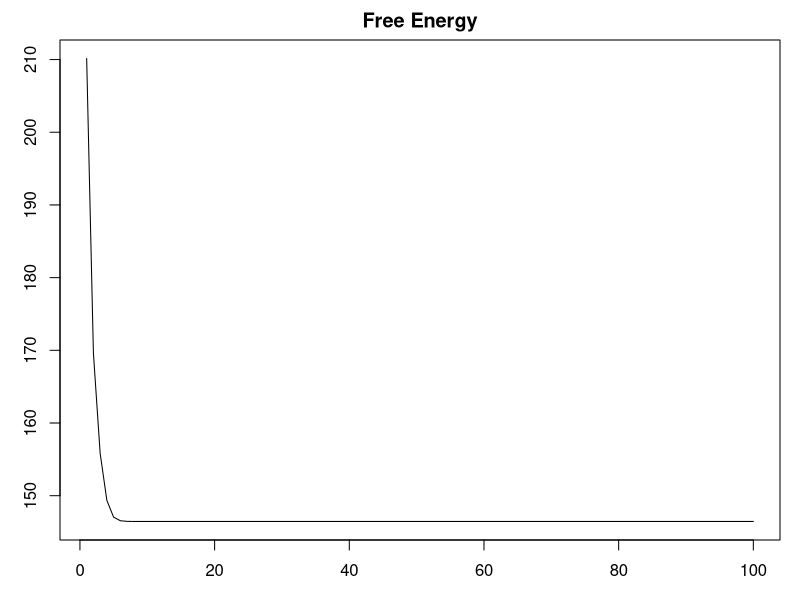
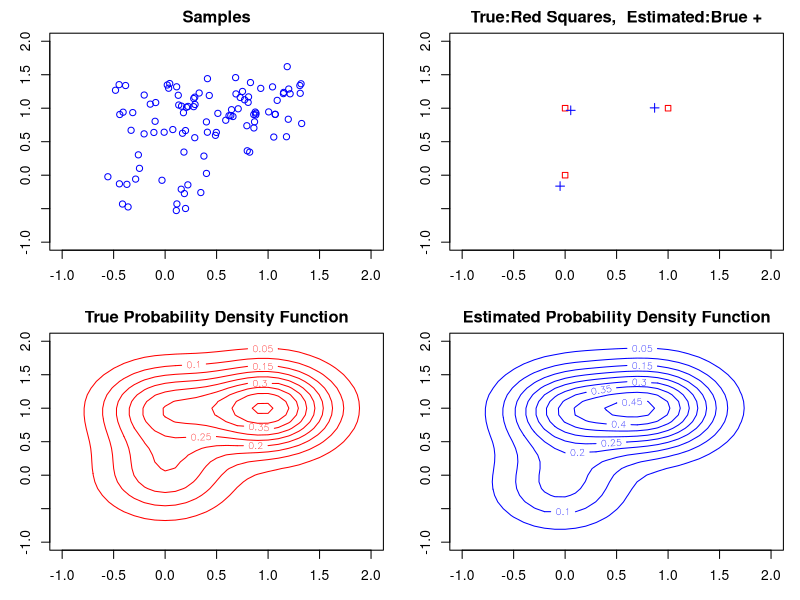

The R source for these figures, in order:
# 11 Variational Bayes of Normal Mixture

set.seed(10)
randn = function(...){array(rnorm(prod(...)),dim=list(...))}
rand = function(...){array(runif(prod(...)),dim=list(...))}
zeros = function(...){array(0,dim=list(...))}
ones = function(...){array(1,dim=list(...))}
mod = function(a,b){a%%b}

K0=3          #%% True clusters
STDTRUE=0.3   #%% True Standard deviation of each clusters
K=3           #%% Components of learning clusters
STD=0.3       #%% 0.1 0.2 0.3 0.4 0.5 %%% Standard deviation in learning machine
#%%%%%%%%%%%%%%%%%%%%%%%%%%%%%%%%%%%%%%%%%%%%%%%%%%%%%%%%%%%%%%%%%%%%%%%
N=100         #%% Number of samples
D=2           #%% Dimension
CYCLE=100     #%% Number of recursive process
AK0=0.5       #%% Hyperparameter of mixture ratio : 3/2 Kazuho's critical point
BK0=0.01      #%% 1/BK0 = Variance of Prior
#%%%%%%%%%%%%%%%%%%%%%%%%%%%%%%%%%%%%%%%%%%%%%%%%%%%%%%
gauss2d=function(x1,x2,b1,b2,s2){exp(-((x1-b1)^2+(x2-b2)^2)/2/s2)/(2*pi*s2)}
#%%%%%%%%%%%%%%%%%%%%%% True mixture ratios %%%%%%%%%%%%%%%%%%%%%%%%%%%%%%%
A0=c(0.2,0.3,0.5)
#%%%%%%%%%%%%%%%%%%%%%%%%%%%%%% make samples %%%%%%%%%%%%%%%%%%%%%%%%%%%
truecase=1
if(truecase==1){
  M0=matrix(c(0, 0, 0, 1, 1, 1),2,3)
}
if(truecase==2){
  M0=matrix(c(0, 0, 0, 0.5, 0.5, 0),2,3)
}
if(truecase==3){
  M0=matrix(c(0.5, 0.5, 0.5, 0.5, 0.5, 0.5),2,3)
}
xdata=STDTRUE*randn(D,N)
for(i in 1:N){
  r=rand(1)
  if(r>A0[1]+A0[2]){
    xdata[,i]=xdata[,i]+M0[,3]
  }else if(r>A0[1]){
    xdata[,i]=xdata[,i]+M0[,2]
  }else{
    xdata[,i]=xdata[,i]+M0[,1]
  }
}
#%%%%%%%%%%%%%%%%%%%%%%% make data end %%%%%%%%%%%%%%
#%%%%%%%%% Initialize VB
ak =N/K*rep(1,K)+AK0
bk =N/K*rep(1,K)+BK0
mk =matrix(rowMeans(xdata),D,K)+0.1*randn(D,K)
FRE=zeros(CYCLE)
#%%%%%%%%% Recursive VB Start
for(cycle in 1:CYCLE){
  rho=t(sapply(1:K,function(k){colSums((xdata-mk[,k])^2)/(2*STD*STD)}))
  rho=digamma(ak)-digamma(sum(ak))-D/2/bk-rho
  rho=apply(rho,2,function(x){exp(x-max(x))/sum(exp(x-max(x)))})

  ak=AK0+rowSums(rho)
  bk=BK0+rowSums(rho)
  rx=xdata %*% t(rho)
  mk=rx/matrix(bk,D,K,byrow=T)
  #%%%%%%%%%%%%%%%%Free Energy
  FF1=lgamma(sum(ak))-sum(lgamma(ak))
  FF2=lgamma(K*AK0)-K*lgamma(AK0)
  FF3=D/2*sum(log(bk))-D/2*K*log(BK0)
  FF4=sum((mk^2*matrix(bk,D,K,byrow=T))/(2*STD^2))-sum((xdata^2)/(2*STD^2))
  FF5=N*D/2*log(2*pi*STD^2)
  SSS=sum(rho*log(rho))
  FreeEnergy = FF1-FF2+FF3-FF4+FF5+SSS
  FRE[cycle]=FreeEnergy
}
#%%%%%%%%%%%%%%%%
am=ak/sum(ak)
FreeEnergy
am
mk
par(mfrow = c(1,1))
par(mar = c(3, 3, 2, 1))
plot(FRE,type="l",main="Free Energy")
getGraphicsEvent(prompt="Waiting for input", onMouseDown=function(buttons,x,y){"ok"})
#%%%%%%%%%%%%%%%%%%% plot samples %%%%%%%%%%%%%
par(mfrow = c(2,2))
par(mar = c(3, 3, 2, 1))
plot(xdata[1,],xdata[2,],type="p",pch=21,col="blue",xlim=c(-1,2),ylim=c(-1,2),main="Samples")
plot(M0[1,],M0[2,],col="red",type="p",pch=22,xlim=c(-1,2),ylim=c(-1,2),main="True:Red Squares,  Estimated:Brue +")
lines(mk[1,],mk[2,],type="p",pch=3,col="blue")
#%%%%%%%%%%%%%%%%%%% plot true %%%%%%%%%%%%%
xd=seq(from=-1,to=2,by=0.1)
yd=seq(from=-1,to=2,by=0.1)
s2=2*STDTRUE*STDTRUE
ztrue=outer(xd,yd,function(x,y){
  A0[1]*gauss2d(x,y,M0[1,1],M0[2,1],s2)+
  A0[2]*gauss2d(x,y,M0[1,2],M0[2,2],s2)+
  A0[3]*gauss2d(x,y,M0[1,3],M0[2,3],s2)
})
contour(xd,yd,ztrue,col="red",main="True Probability Density Function")
#%%%%%%%%%%%%%%%%%%% plot estimated %%%%%%%%%%%%%
s2=2*STD*STD
zd=outer(xd,yd,function(x,y){
  am[1]*gauss2d(x,y,mk[1,1],mk[2,1],s2)+
  am[2]*gauss2d(x,y,mk[1,2],mk[2,2],s2)+
  am[3]*gauss2d(x,y,mk[1,3],mk[2,3],s2)
})
contour(xd,yd,zd,col="blue",main="Estimated Probability Density Function")
